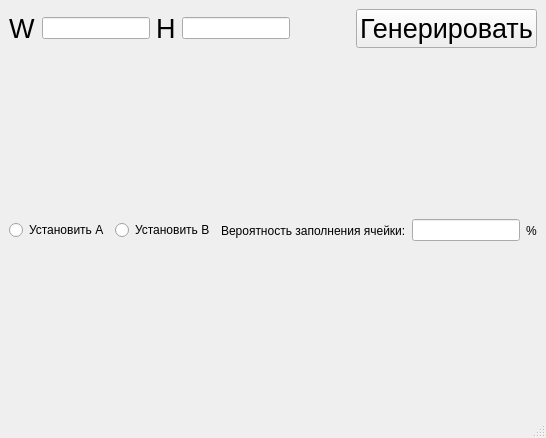
<?xml version="1.0" encoding="UTF-8"?>
<ui version="4.0">
 <class>MainWindow</class>
 <widget class="QMainWindow" name="MainWindow">
  <property name="geometry">
   <rect>
    <x>0</x>
    <y>0</y>
    <width>528</width>
    <height>438</height>
   </rect>
  </property>
  <property name="windowTitle">
   <string>MainWindow</string>
  </property>
  <widget class="QWidget" name="centralwidget">
   <property name="enabled">
    <bool>true</bool>
   </property>
   <layout class="QVBoxLayout" name="verticalLayout_2">
    <item>
     <layout class="QHBoxLayout" name="horizontalLayout_3">
      <property name="sizeConstraint">
       <enum>QLayout::SetFixedSize</enum>
      </property>
      <item>
       <widget class="QLabel" name="widthLabel">
        <property name="sizePolicy">
         <sizepolicy hsizetype="Fixed" vsizetype="Preferred">
          <horstretch>0</horstretch>
          <verstretch>0</verstretch>
         </sizepolicy>
        </property>
        <property name="font">
         <font>
          <pointsize>20</pointsize>
         </font>
        </property>
        <property name="text">
         <string>W</string>
        </property>
       </widget>
      </item>
      <item>
       <widget class="QLineEdit" name="widthLineEdit">
        <property name="sizePolicy">
         <sizepolicy hsizetype="Fixed" vsizetype="Fixed">
          <horstretch>0</horstretch>
          <verstretch>0</verstretch>
         </sizepolicy>
        </property>
       </widget>
      </item>
      <item>
       <widget class="QLabel" name="heightLabel">
        <property name="sizePolicy">
         <sizepolicy hsizetype="Fixed" vsizetype="Preferred">
          <horstretch>0</horstretch>
          <verstretch>0</verstretch>
         </sizepolicy>
        </property>
        <property name="font">
         <font>
          <pointsize>20</pointsize>
         </font>
        </property>
        <property name="text">
         <string>H</string>
        </property>
       </widget>
      </item>
      <item>
       <widget class="QLineEdit" name="heightLineEdit">
        <property name="sizePolicy">
         <sizepolicy hsizetype="Fixed" vsizetype="Fixed">
          <horstretch>0</horstretch>
          <verstretch>0</verstretch>
         </sizepolicy>
        </property>
       </widget>
      </item>
      <item>
       <spacer name="horizontalSpacer">
        <property name="orientation">
         <enum>Qt::Horizontal</enum>
        </property>
        <property name="sizeHint" stdset="0">
         <size>
          <width>40</width>
          <height>20</height>
         </size>
        </property>
       </spacer>
      </item>
      <item>
       <widget class="QPushButton" name="generateButton">
        <property name="sizePolicy">
         <sizepolicy hsizetype="Fixed" vsizetype="Fixed">
          <horstretch>0</horstretch>
          <verstretch>0</verstretch>
         </sizepolicy>
        </property>
        <property name="font">
         <font>
          <pointsize>20</pointsize>
         </font>
        </property>
        <property name="text">
         <string>Генерировать</string>
        </property>
       </widget>
      </item>
     </layout>
    </item>
    <item>
     <layout class="QHBoxLayout" name="horizontalLayout_2">
      <item>
       <widget class="QRadioButton" name="radioButtonA">
        <property name="text">
         <string>Установить A</string>
        </property>
       </widget>
      </item>
      <item>
       <widget class="QRadioButton" name="radioButtonB">
        <property name="text">
         <string>Установить B</string>
        </property>
       </widget>
      </item>
      <item>
       <widget class="QLabel" name="percentLabel">
        <property name="text">
         <string>Вероятность заполнения ячейки:</string>
        </property>
       </widget>
      </item>
      <item>
       <widget class="QLineEdit" name="percentLineEdit">
        <property name="sizePolicy">
         <sizepolicy hsizetype="Fixed" vsizetype="Fixed">
          <horstretch>0</horstretch>
          <verstretch>0</verstretch>
         </sizepolicy>
        </property>
       </widget>
      </item>
      <item>
       <widget class="QLabel" name="percentSymLabel">
        <property name="text">
         <string>%</string>
        </property>
       </widget>
      </item>
      <item>
       <spacer name="horizontalSpacer_2">
        <property name="orientation">
         <enum>Qt::Horizontal</enum>
        </property>
        <property name="sizeHint" stdset="0">
         <size>
          <width>40</width>
          <height>20</height>
         </size>
        </property>
       </spacer>
      </item>
     </layout>
    </item>
   </layout>
  </widget>
  <widget class="QMenuBar" name="menubar">
   <property name="geometry">
    <rect>
     <x>0</x>
     <y>0</y>
     <width>528</width>
     <height>20</height>
    </rect>
   </property>
  </widget>
  <widget class="QStatusBar" name="statusbar"/>
 </widget>
 <resources/>
 <connections/>
</ui>
